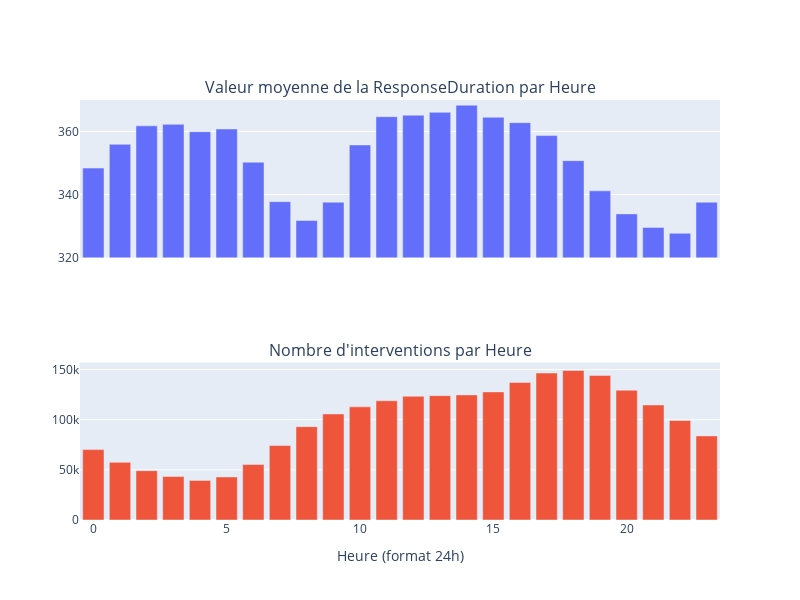

Notebook source saved alongside this figure:
### Markdown cell above
#### Hours

### Code cell
# Grouper par 'hour' et calculer la moyenne des valeurs
grouped_mean = time_df.groupby('hour')['ResponseDuration'].mean().reset_index()
grouped_count = time_df.groupby('hour')['ResponseDuration'].count().reset_index()

fig = make_subplots(rows=2, cols=1, shared_xaxes=True, subplot_titles=('Valeur moyenne de la ResponseDuration par Heure', "Nombre d'interventions par Heure"))

# Ajouter le premier graphique (moyenne des valeurs)
fig.add_trace(go.Bar(x=grouped_mean['hour'], y=grouped_mean['ResponseDuration'], name='Average Value'), row=1, col=1)

# Ajouter le deuxième graphique (compte des valeurs)
fig.add_trace(go.Bar(x=grouped_count['hour'], y=grouped_count['ResponseDuration'], name='Count'), row=2, col=1)

# Mettre à jour l'échelle de l'axe des ordonnées
fig.update_yaxes(range=[320, 370], row=1, col=1)  # Définir l'intervalle de 320 à 370 pour l'échelle y du premier subplot

# Mettre à jour les annotations et les titres
fig.update_layout(height=600, width=800, showlegend=False)

fig.update_xaxes(title_text='Heure (format 24h)', row=2, col=1)

fig.write_html(racine_projet()+'/reports/figures/distrib_hours.html')

fig.show()

### Figure 1 — Plotly figure (JSON) as saved in the notebook; plotly's stock layout.template omitted (floating-point values rounded to 4 significant figures)
{"data": [{"name": "Average Value", "type": "bar", "x": [0, 1, 2, 3, 4, 5, 6, 7, 8, 9, 10, 11, 12, 13, 14, 15, 16, 17, 18, 19, 20, 21, 22, 23], "xaxis": "x", "y": [348.4, 355.9, 361.8, 362.3, 359.9, 360.8, 350.2, 337.7, 331.7, 337.6, 355.7, 364.7, 365.2, 366.1, 368.4, 364.5, 362.8, 358.7, 350.8, 341.2, 333.8, 329.6, 327.7, 337.5], "yaxis": "y"}, {"name": "Count", "type": "bar", "x": [0, 1, 2, 3, 4, 5, 6, 7, 8, 9, 10, 11, 12, 13, 14, 15, 16, 17, 18, 19, 20, 21, 22, 23], "xaxis": "x2", "y": [70154, 57458, 49163, 43302, 39470, 42885, 55291, 74200, 93045, 105701, 112766, 118855, 123350, 123978, 124711, 127702, 137162, 146529, 149148, 144024, 129377, 114619, 99201, 83849], "yaxis": "y2"}], "layout": {"annotations": [{"font": {"size": 16}, "showarrow": false, "text": "Valeur moyenne de la ResponseDuration par Heure", "x": 0.5, "xanchor": "center", "xref": "paper", "y": 1, "yanchor": "bottom", "yref": "paper"}, {"font": {"size": 16}, "showarrow": false, "text": "Nombre d'interventions par Heure", "x": 0.5, "xanchor": "center", "xref": "paper", "y": 0.375, "yanchor": "bottom", "yref": "paper"}], "height": 600, "showlegend": false, "width": 800, "xaxis": {"anchor": "y", "autorange": true, "domain": [0, 1], "matches": "x2", "range": [-0.5, 23.5], "showticklabels": false, "type": "linear"}, "xaxis2": {"anchor": "y2", "autorange": true, "domain": [0, 1], "range": [-0.5, 23.5], "title": {"text": "Heure (format 24h)"}, "type": "linear"}, "yaxis": {"anchor": "x", "domain": [0.625, 1], "range": [320, 370], "type": "linear"}, "yaxis2": {"anchor": "x2", "autorange": true, "domain": [0, 0.375], "range": [0, 157000.0], "type": "linear"}}}
